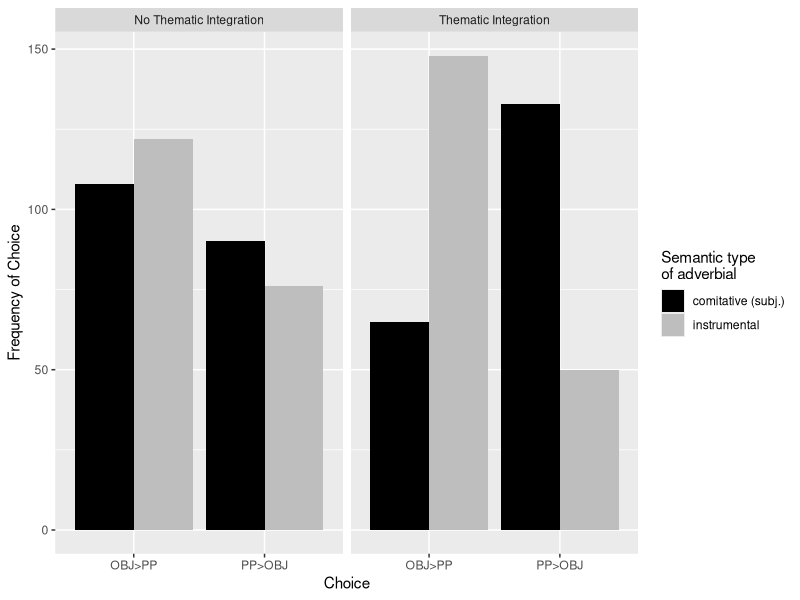
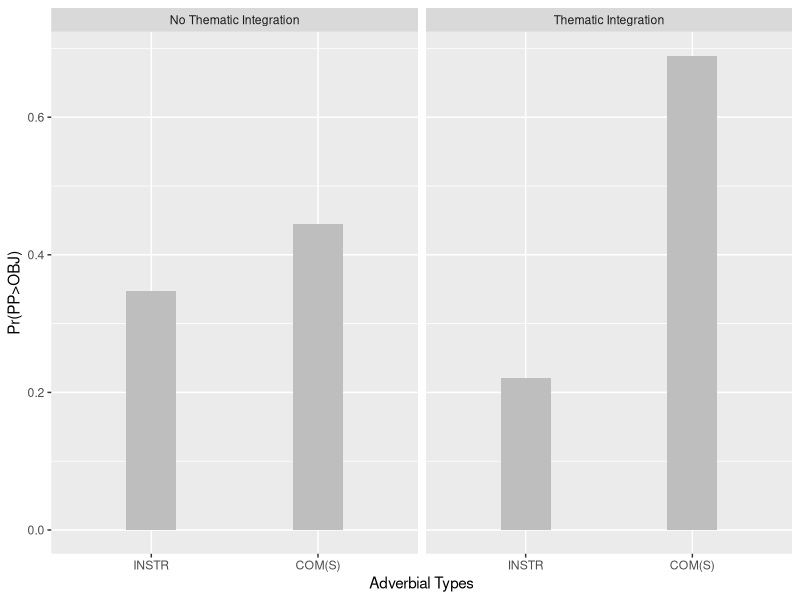
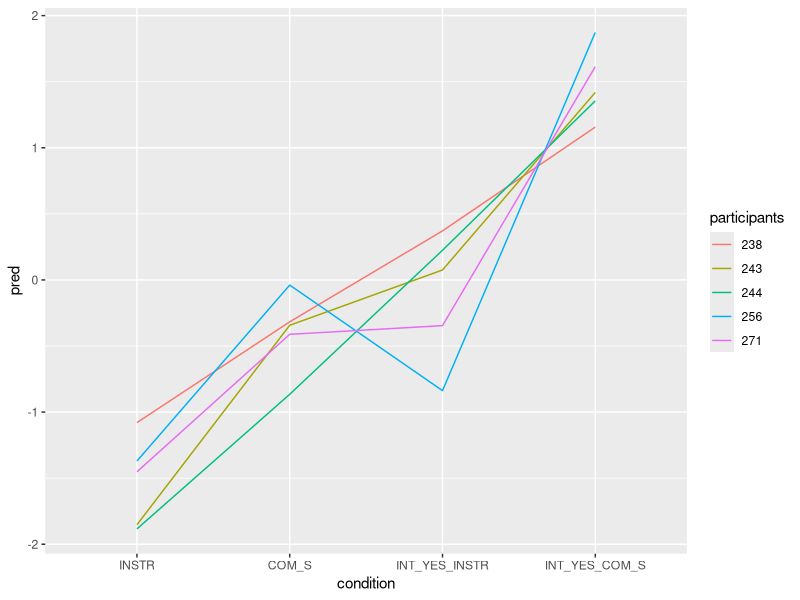
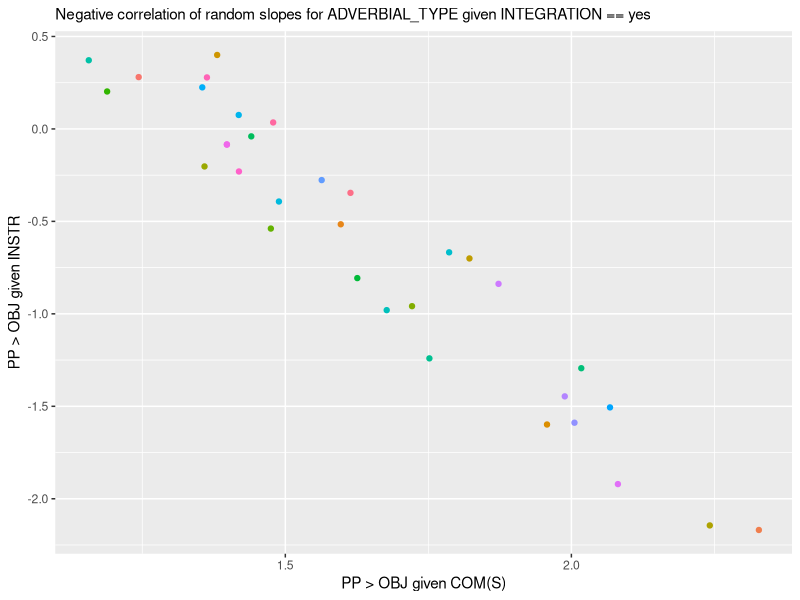
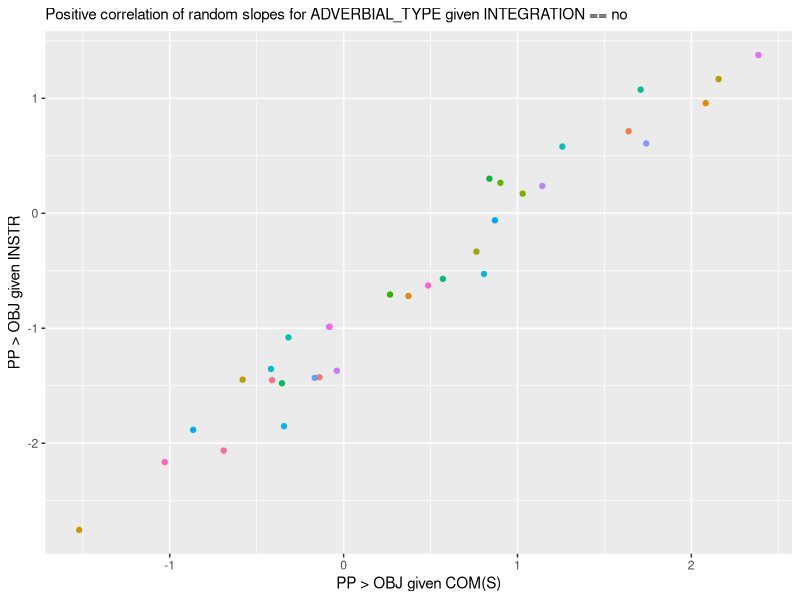

Reproduce these figures in R, in order.
## ---- chunk 1
library(lme4)
library(tidyverse)
library(emmeans)

show(version)
## ---- chunk 2
exp_int_agentivity.fc.test.data <- 
  read.csv("../Data/ForcedChoice_test.csv", fileEncoding = "UTF-8")

exp_int_agentivity.fc.test.data$ANSWER <- 
  factor(exp_int_agentivity.fc.test.data$ANSWER)

exp_int_agentivity.fc.test.data$INTEGRATION <- 
  factor(exp_int_agentivity.fc.test.data$INTEGRATION)

exp_int_agentivity.fc.test.data$ADVERBIAL_TYPE <- 
  factor(exp_int_agentivity.fc.test.data$ADVERBIAL_TYPE)

## more illustrative variable names
exp_int_agentivity.fc.test.data$subjects <- factor(exp_int_agentivity.fc.test.data$workerId)
exp_int_agentivity.fc.test.data$items <- factor(exp_int_agentivity.fc.test.data$ENCODING)

## ---- chunk 3
table(exp_int_agentivity.fc.test.data$workerId)
## ---- chunk 4

thematic_int.labels <- c("No Thematic Integration", "Thematic Integration")
names(thematic_int.labels) <- c("no", "yes")

exp_int_agentivity.fc.summary <- 
  exp_int_agentivity.fc.test.data %>%
  group_by(ADVERBIAL_TYPE, INTEGRATION, ANSWER) %>%
  summarise(count = n()) %>%
  as.data.frame()

ggplot(exp_int_agentivity.fc.summary,
       aes(x = ANSWER, y = count, fill = ADVERBIAL_TYPE)) +
  geom_bar(stat = "identity", position = "dodge") +
  labs(x = "Choice", y = "Frequency of Choice") + 
  facet_wrap(~INTEGRATION, labeller = labeller(INTEGRATION = thematic_int.labels)) +
  scale_fill_manual("ADVERBIAL_TYPE", values = c("COM(S)" = "black",
                                                 "INSTR" = "grey"),
                    labels = c("comitative (subj.)", "instrumental")) +
  guides(fill=guide_legend(title="Semantic type\nof adverbial")) 

## ---- chunk 5

exp_int_agentivity.fc.test.data$INTEGRATION <-
  relevel(exp_int_agentivity.fc.test.data$INTEGRATION, ref = "no")
exp_int_agentivity.fc.test.data$ADVERBIAL_TYPE <-
  relevel(exp_int_agentivity.fc.test.data$ADVERBIAL_TYPE, ref = "INSTR")


exp_int_agentivity.fc.glmm <- 
  glmer(formula = ANSWER ~ ADVERBIAL_TYPE * INTEGRATION + 
          (0 + ADVERBIAL_TYPE * INTEGRATION | subjects) , 
        data = exp_int_agentivity.fc.test.data, family = binomial())

options(width = 300)
summary(exp_int_agentivity.fc.glmm)
## ---- chunk 6

tt <- getME(exp_int_agentivity.fc.glmm,"theta")
ll <- getME(exp_int_agentivity.fc.glmm,"lower")
## ---- chunk 7
ss <- 
  getME(exp_int_agentivity.fc.glmm,c("theta","fixef"))
exp_int_agentivity.fc.glmm <- 
  update(exp_int_agentivity.fc.glmm,
         start=ss,
         control=glmerControl(optCtrl=list(maxfun=2e4)))

options(width = 300)
summary(exp_int_agentivity.fc.glmm)

## ---- chunk 8


predictions <- 
  emmeans(exp_int_agentivity.fc.glmm, pairwise~ADVERBIAL_TYPE * INTEGRATION, 
          type = "response") 

## also response useful, now switched to predictor for effects
## if lp is used, y = emmean, if response is used y = prob

predictions.emm <- data.frame(predictions$emmeans)
 

predictions.emm

ggplot(predictions.emm, aes(x = ADVERBIAL_TYPE, y = prob)) + 
  geom_bar(aes(), stat = "identity", fill = "grey", width = 0.3) +
  facet_wrap(~INTEGRATION, labeller = labeller(INTEGRATION = thematic_int.labels)) +
  labs(x = "Adverbial Types", y = "Pr(PP>OBJ)")
## ---- chunk 9

ranef.df <- data.frame(ranef(exp_int_agentivity.fc.glmm)$subjects)
ranef.df$participants <- rownames(ranef.df)
colnames(ranef.df)[1:4] <- c("INSTR", "COM_S", "INT_YES_INSTR", "INT_YES_COM_S")

ranef.df <- ranef.df %>%
  mutate(INSTR = INSTR + exp_int_agentivity.fc.glmm@beta[1]) %>%
  mutate(COM_S = COM_S + exp_int_agentivity.fc.glmm@beta[2]) %>%
  mutate(INT_YES_INSTR = INT_YES_INSTR + exp_int_agentivity.fc.glmm@beta[3]) %>%
  mutate(INT_YES_COM_S = INT_YES_COM_S + exp_int_agentivity.fc.glmm@beta[4]) %>%
  arrange(INT_YES_COM_S)

set.seed(42)

ranef.sub.df <- subset(ranef.df, participants %in% sample(ranef.df$participants, 5))

ranef.sub.df <- 
  ranef.sub.df %>% 
  gather(condition, pred, INSTR:INT_YES_COM_S)

ranef.sub.df$condition <- 
  factor(ranef.sub.df$condition, levels = c("INSTR", "COM_S", "INT_YES_INSTR", "INT_YES_COM_S"))

ggplot(ranef.sub.df, aes(x = condition)) + 
  geom_line(aes(y = pred, group = participants, color = participants))


ggplot(ranef.df, aes(x = INT_YES_COM_S, y = INT_YES_INSTR)) +
  geom_point(aes(color = participants), show.legend = FALSE) +
  labs(x = "PP > OBJ given COM(S)", 
       y = "PP > OBJ given INSTR", 
       subtitle = "Negative correlation of random slopes for ADVERBIAL_TYPE given INTEGRATION == yes")

ggplot(ranef.df, aes(x = COM_S, y = INSTR)) +
  geom_point(aes(color = participants), show.legend = FALSE) +
  labs(x = "PP > OBJ given COM(S)", 
       y = "PP > OBJ given INSTR", 
       subtitle = "Positive correlation of random slopes for ADVERBIAL_TYPE given INTEGRATION == no")

## ---- chunk 10

tau.vc <- data.frame(VarCorr(exp_int_agentivity.fc.glmm))$vcov
tau.vc

taus <- matrix(c(tau.vc[1], tau.vc[5], tau.vc[6], tau.vc[7],
                 tau.vc[5], tau.vc[2], tau.vc[8], tau.vc[9],
                 tau.vc[6], tau.vc[8], tau.vc[3], tau.vc[10],
                 tau.vc[7], tau.vc[9], tau.vc[10], tau.vc[4]), byrow = TRUE, 4, 4)
